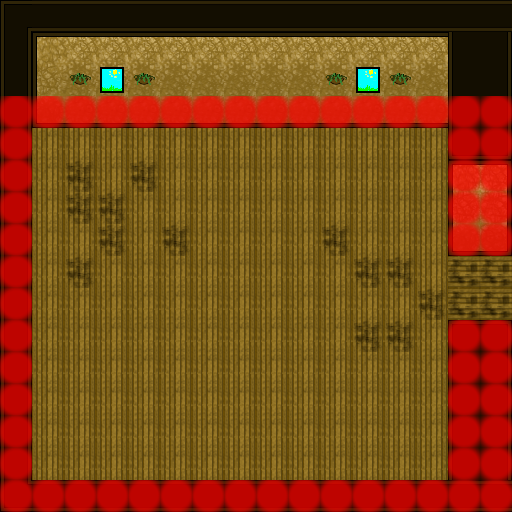

A 2D game scene composited from a Tiled map and its tileset images. What follows is a short description and the map's XML, with every tile layer's data as written:
An orthogonal 16x16 tile map with 32x32 px tiles, 4 tile layers (terrain, scenery, overlay, collision) and 2 objects (slime, spawnLocation).

<map version="1.10" tiledversion="1.10.2" orientation="orthogonal" renderorder="right-down" width="16" height="16" tilewidth="32" tileheight="32" infinite="0" nextlayerid="8" nextobjectid="7">
 <editorsettings>
  <export target="0_0.tmj" format="json" />
 </editorsettings>
 <tileset firstgid="1" source="FeyBrewsterTileSet.tsx" />
 <layer id="1" name="terrain" width="16" height="16">
  <data encoding="csv">
4,11,11,11,11,11,11,11,11,11,11,11,11,11,11,11,
22,7,8,8,8,8,8,8,8,8,8,8,8,8,17,19,
22,23,16,32,16,24,24,24,24,24,16,32,16,24,17,19,
22,39,40,40,40,40,40,40,40,40,40,40,40,40,17,19,
22,36,36,36,36,36,36,36,36,36,36,36,36,36,33,35,
22,36,26,36,26,36,36,36,36,36,36,36,36,36,7,9,
22,36,26,26,36,36,36,36,36,36,36,36,36,36,23,25,
22,36,36,26,36,26,36,36,36,36,26,36,36,36,39,41,
22,36,26,36,36,36,36,36,36,36,36,26,26,36,42,42,
22,36,36,36,36,36,36,36,36,36,36,36,36,26,42,42,
22,36,36,36,36,36,36,36,36,36,36,26,26,36,1,3,
22,36,36,36,36,36,36,36,36,36,36,36,36,36,17,19,
22,36,36,36,36,36,36,36,36,36,36,36,36,36,17,19,
22,36,36,36,36,36,36,36,36,36,36,36,36,36,17,19,
22,36,36,36,36,36,36,36,36,36,36,36,36,36,17,19,
20,11,11,11,11,11,11,11,11,11,11,11,11,11,11,11
</data>
 </layer>
 <layer id="2" name="scenery" width="16" height="16">
  <data encoding="csv">
0,0,0,0,0,0,0,0,0,0,0,0,0,0,0,0,
0,0,0,0,0,0,0,0,0,0,0,0,0,0,0,0,
0,0,0,0,0,0,0,0,0,0,0,0,0,0,0,0,
0,0,0,0,0,0,0,0,0,0,0,0,0,0,0,0,
0,0,0,0,0,0,0,0,0,0,0,0,0,0,0,0,
0,0,0,0,0,0,0,0,0,0,0,0,0,0,0,0,
0,0,0,0,0,0,0,0,0,0,0,0,0,0,0,0,
0,0,0,0,0,0,0,0,0,0,0,0,0,0,0,0,
0,0,0,0,0,0,0,0,0,0,0,0,0,0,0,0,
0,0,0,0,0,0,0,0,0,0,0,0,0,0,0,0,
0,0,0,0,0,0,0,0,0,0,0,0,0,0,0,0,
0,0,0,0,0,0,0,0,0,0,0,0,0,0,0,0,
0,0,0,0,0,0,0,0,0,0,0,0,0,0,0,0,
0,0,0,0,0,0,0,0,0,0,0,0,0,0,0,0,
0,0,0,0,0,0,0,0,0,0,0,0,0,0,0,0,
0,0,0,0,0,0,0,0,0,0,0,0,0,0,0,0
</data>
 </layer>
 <objectgroup id="3" name="entities">
  <object id="2" name="slime" x="167" y="327.5" />
 </objectgroup>
 <objectgroup id="4" name="foreground">
  <object id="1" name="spawnLocation" x="256" y="256">
   <properties>
    <property name="spawnLocation" value="brewhouse" />
   </properties>
  </object>
 </objectgroup>
 <layer id="5" name="overlay" width="16" height="16">
  <data encoding="csv">
0,0,0,0,0,0,0,0,0,0,0,0,0,0,0,0,
0,0,0,0,0,0,0,0,0,0,0,0,0,0,0,0,
0,0,0,0,0,0,0,0,0,0,0,0,0,0,0,0,
0,0,0,0,0,0,0,0,0,0,0,0,0,0,0,0,
0,0,0,0,0,0,0,0,0,0,0,0,0,0,0,0,
0,0,0,0,0,0,0,0,0,0,0,0,0,0,0,0,
0,0,0,0,0,0,0,0,0,0,0,0,0,0,0,0,
0,0,0,0,0,0,0,0,0,0,0,0,0,0,0,0,
0,0,0,0,0,0,0,0,0,0,0,0,0,0,0,0,
0,0,0,0,0,0,0,0,0,0,0,0,0,0,0,0,
0,0,0,0,0,0,0,0,0,0,0,0,0,0,0,0,
0,0,0,0,0,0,0,0,0,0,0,0,0,0,0,0,
0,0,0,0,0,0,0,0,0,0,0,0,0,0,0,0,
0,0,0,0,0,0,0,0,0,0,0,0,0,0,0,0,
0,0,0,0,0,0,0,0,0,0,0,0,0,0,0,0,
0,0,0,0,0,0,0,0,0,0,0,0,0,0,0,0
</data>
 </layer>
 <layer id="6" name="collision" width="16" height="16">
  <data encoding="csv">
0,0,0,0,0,0,0,0,0,0,0,0,0,0,0,0,
0,0,0,0,0,0,0,0,0,0,0,0,0,0,0,0,
0,0,0,0,0,0,0,0,0,0,0,0,0,0,0,0,
48,48,48,48,48,48,48,48,48,48,48,48,48,48,48,48,
48,0,0,0,0,0,0,0,0,0,0,0,0,0,48,48,
48,0,0,0,0,0,0,0,0,0,0,0,0,0,48,48,
48,0,0,0,0,0,0,0,0,0,0,0,0,0,48,48,
48,0,0,0,0,0,0,0,0,0,0,0,0,0,48,48,
48,0,0,0,0,0,0,0,0,0,0,0,0,0,0,0,
48,0,0,0,0,0,0,0,0,0,0,0,0,0,0,0,
48,0,0,0,0,0,0,0,0,0,0,0,0,0,48,48,
48,0,0,0,0,0,0,0,0,0,0,0,0,0,48,48,
48,0,0,0,0,0,0,0,0,0,0,0,0,0,48,48,
48,0,0,0,0,0,0,0,0,0,0,0,0,0,48,48,
48,0,0,0,0,0,0,0,0,0,0,0,0,0,48,48,
48,48,48,48,48,48,48,48,48,48,48,48,48,48,48,48
</data>
 </layer>
 <objectgroup id="7" name="scripts" />
</map>